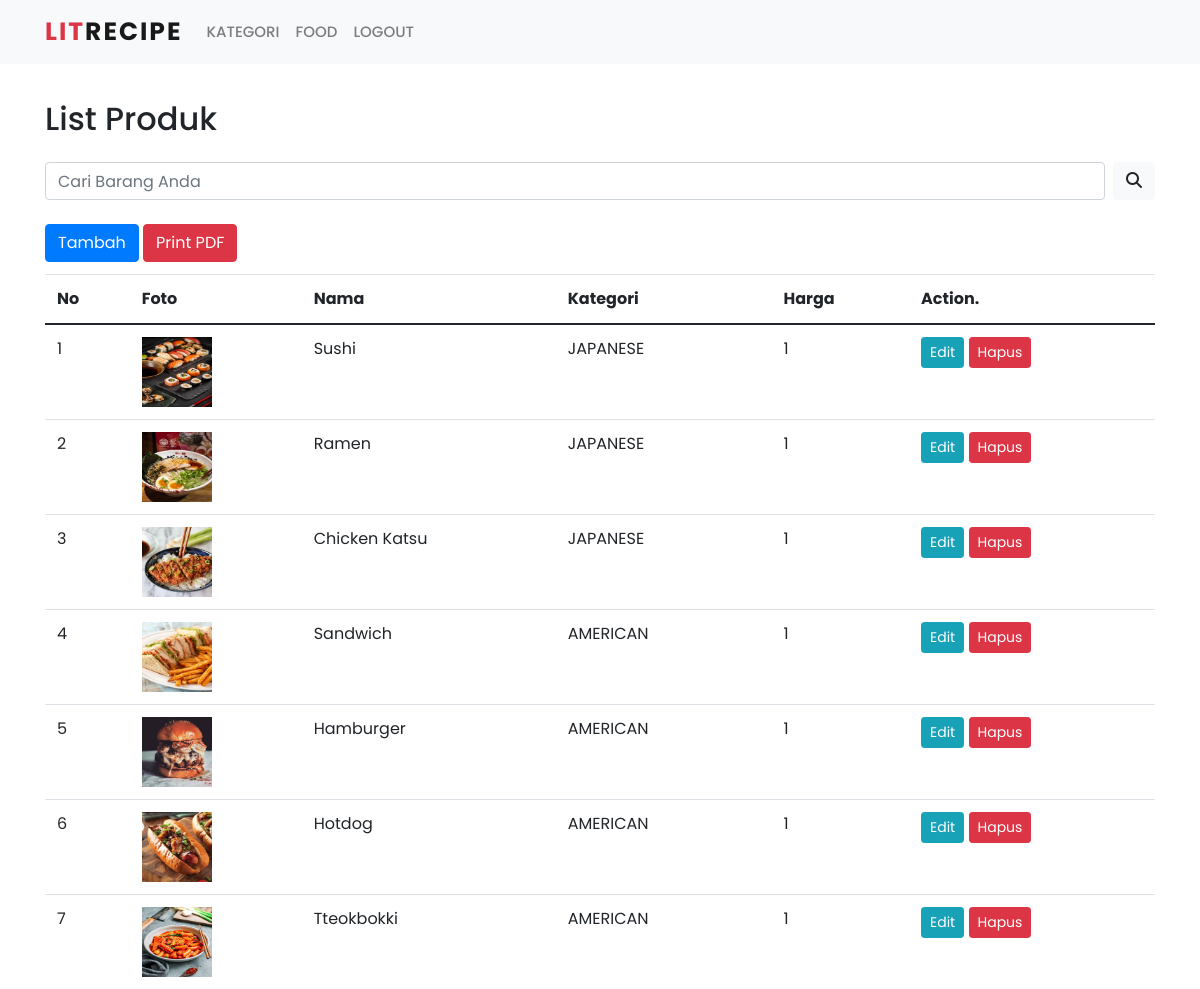
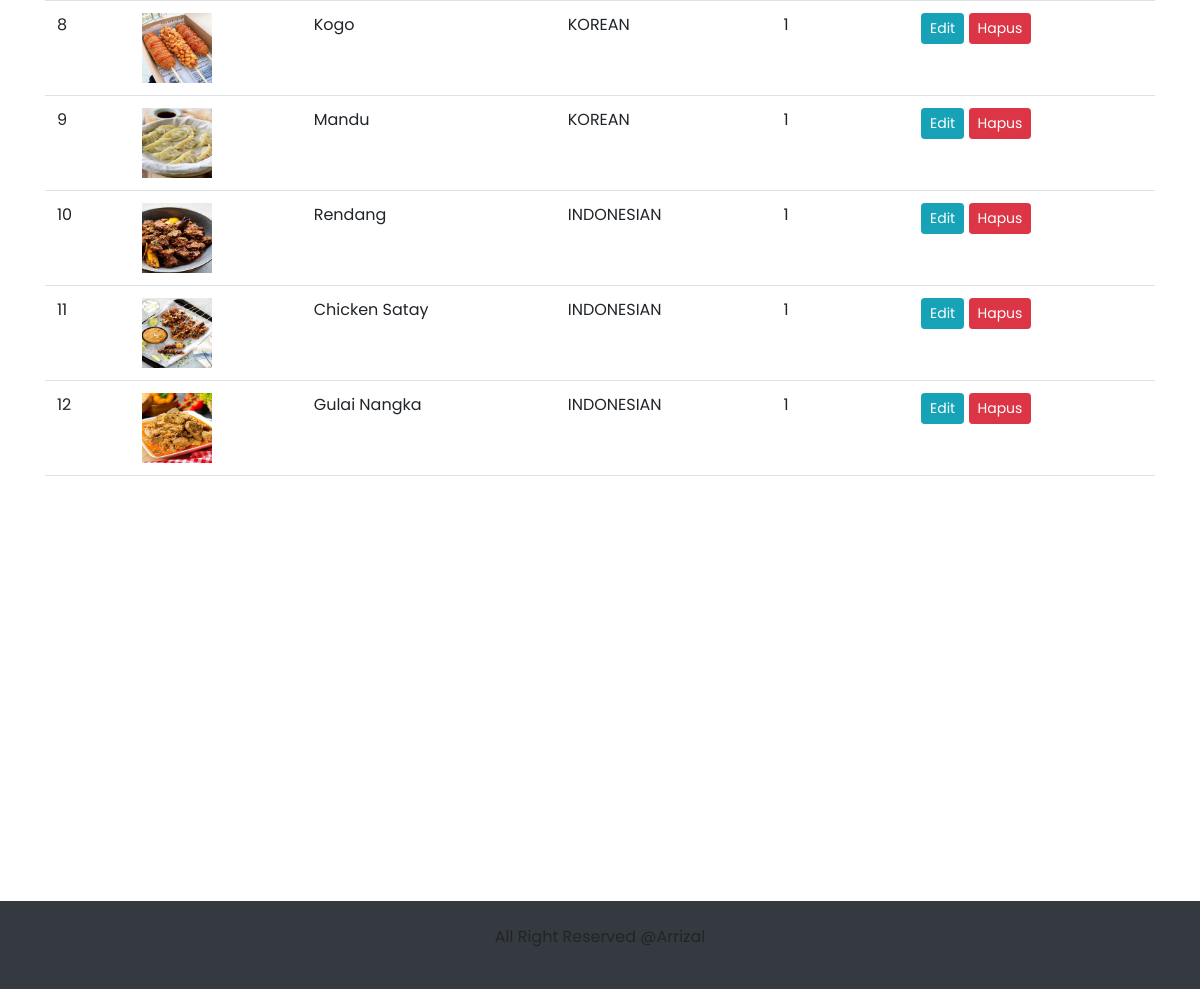
The app's page /admin/produk.php with its own data (2 pictures, top to bottom).
### tables this page shows
CREATE TABLE `produk` (
  `id` int NOT NULL,
  `kategori_id` int NOT NULL,
  `nama` varchar(255) NOT NULL,
  `harga` varchar(100) NOT NULL,
  `foto` varchar(255) DEFAULT NULL,
  `detail` text
);

CREATE TABLE `kategori` (
  `id` int NOT NULL,
  `nama` varchar(100) NOT NULL
);

### admin/produk.php (the view, shortened to what this page needs)
<?php
require "functions.php";
$query = mysqli_query($con, "SELECT a.*, b.nama AS nama_kategori FROM produk a JOIN kategori
    b ON a.kategori_id=b.id");
$jumlahProduk = mysqli_num_rows($query);
?>
<!DOCTYPE html>
<html lang="en">
<head>
    <link href="https://cdn.jsdelivr.net/npm/bootstrap@5.0.2/dist/css/bootstrap.min.css" rel="stylesheet">
    <link rel="stylesheet" href="../home.css">
    <link rel="stylesheet" href="https://cdnjs.cloudflare.com/ajax/libs/font-awesome/6.2.1/css/all.min.css">
    <link rel="stylesheet" href="https://stackpath.bootstrapcdn.com/bootstrap/4.5.0/css/bootstrap.min.css">
</head>
<body>
    <?php require "partials/nav.php" ?>
    <div class="container mt-5">
        <div class="mt-5">
            <h2 style="margin-top: 100px;">List Produk</h2>
            <div>
                <form class="d-flex ms-auto my-4" id="form-cari" method="GET">
                    <input class="form-control me-2" type="text" placeholder="Cari Barang Anda" aria-label="Search" name="keyword" id="keyword" />
                    <button class="btn btn-light" type="submit"><i class="fa fa-search" aria-hidden="true"></i></button>
                </form>
                <button type="submit" class="btn btn-primary mb-2" name="" onclick="location.href='tambah-produk.php'">Tambah</button>
                <button type="button" class="btn btn-danger mb-2" data-toggle="modal" onclick="window.print()">
                    Print PDF
                </button>
            </div>
            <div class=" table mt-1">
                <table class="table">
                    <thead>
                        <tr>
                            <th>No</th>
                            <th>Foto</th>
                            <th>Nama</th>
                            <th>Kategori</th>
                            <th>Harga</th>
                            <th>Action.</th>
                        </tr>
                    </thead>
                    <tbody id="tabel-produk">
                        <?php
                        if ($jumlahProduk == 0) {
                        ?>
                            <tr>
                                <td colspan=6 class="text-center">Data produk tidak tersedia</td>
                            </tr>
                            <?php
                        } else {
                            $jumlah = 1;
                            while ($data = mysqli_fetch_array($query)) {
                            ?>
                                <tr>
                                    <td> <?php echo $jumlah; ?></td>
                                    <td>
                                        <img src="image/<?php echo $data['foto']; ?>" style="width: 70px;">
                                    </td>
                                    <td> <?php echo $data['nama']; ?></td>
                                    <td> <?php echo $data['nama_kategori']; ?></td>
                                    <td> <?php echo $data['harga']; ?></td>
                                    <td>
                                        <a href="produk-detail.php?p=<?php echo $data['id']; ?>" class="btn btn-sm btn-info">Edit</a>
                                        <a href="produk.php?hapus=<?php echo $data['id']; ?>" class="btn btn-sm btn-danger">Hapus</a>
                                    </td>
                                </tr>
                        <?php
                                $jumlah++;
                            }
                        }
                        ?>
                    </tbody>
                </table>
            </div>
        </div>
    </div>
    <?php require "partials/footer.php" ?>
</body>
</html>

### admin/partials/nav.php (shortened to what this page needs)
<nav class="navbar navbar-expand-lg navbar-light bg-light fixed-top no-print mb-5">
    <div class="container">
        <a class="navbar-brand" href="#"><span class="text-danger">Lit</span>Recipe</a>
        <div class="collapse navbar-collapse " id="navbarSupportedContent">
            <ul class="navbar-nav me-auto mb-3 mb-lg-0 ">
                <li class="nav-item">
                    <a class="nav-link" href="kategori.php">Kategori</a>
                </li>
                <li class="nav-item">
                    <a class="nav-link" href="produk.php">Food</a>
                </li>
                <li class="nav-item">
                    <a class="nav-link" href="../logout.php">Logout</a>
                </li>
            </ul>
        </div>
    </div>
</nav>

### admin/partials/footer.php (shortened to what this page needs)
<footer class="bg-dark p-4 text-center" style="margin-top: 425px; bottom: 0; width: 100%;">
    <div class="container">
        <p class="text-black">All Right Reserved @Arrizal</p>
    </div>
</footer>

### home.css (style rules this page uses)
* { font-family: 'poppins', sans-serif; }
body { background: f1fbff; }
.navbar-nav a { font-size: 15px; text-transform: uppercase; font-weight: 500; }
.navbar-light .navbar-brand { color: #000; font-size: 25px; text-transform: uppercase; font-weight: 700; letter-spacing: 2px; }
.navbar-light .navbar-nav .nav-link { color: #000; }

### records on screen
produk: foto (picture), nama "Sushi", kategori.nama "JAPANESE", harga "1"
produk: foto (picture), nama "Ramen", kategori.nama "JAPANESE", harga "1"
produk: foto (picture), nama "Chicken Katsu", kategori.nama "JAPANESE", harga "1"
produk: foto (picture), nama "Sandwich", kategori.nama "AMERICAN", harga "1"
produk: foto (picture), nama "Hamburger", kategori.nama "AMERICAN", harga "1"
produk: foto (picture), nama "Hotdog", kategori.nama "AMERICAN", harga "1"
produk: foto (picture), nama "Tteokbokki", kategori.nama "AMERICAN", harga "1"
produk: foto (picture), nama "Kogo", kategori.nama "KOREAN", harga "1"
produk: foto (picture), nama "Mandu", kategori.nama "KOREAN", harga "1"
produk: foto (picture), nama "Rendang", kategori.nama "INDONESIAN", harga "1"
produk: foto (picture), nama "Chicken Satay", kategori.nama "INDONESIAN", harga "1"
produk: foto (picture), nama "Gulai Nangka", kategori.nama "INDONESIAN", harga "1"
